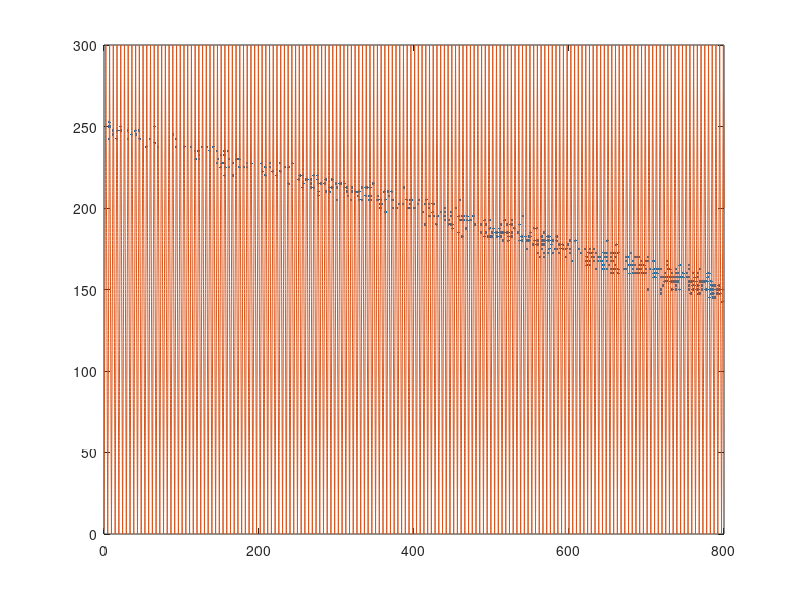
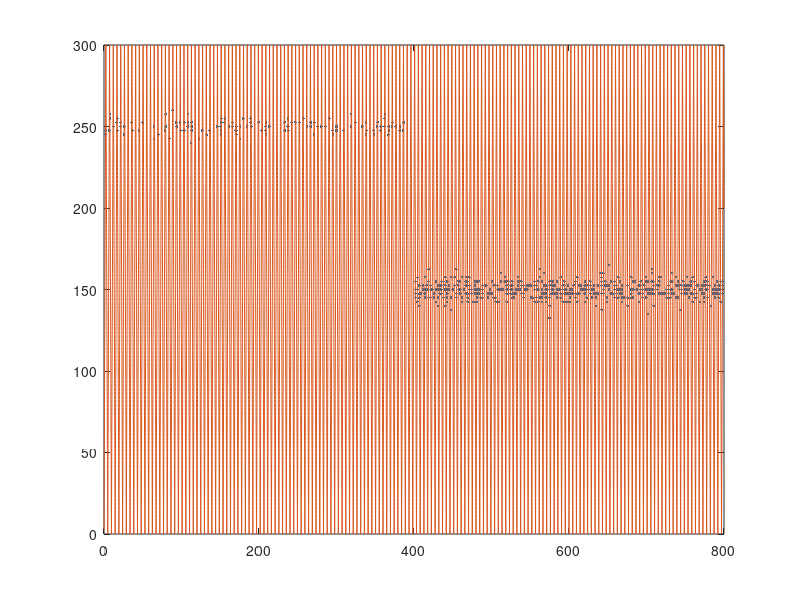

These figures' MATLAB source, in order:
clc;clear;close all;

% init params set
speed = 125; % unit: cm/s
distance = 300; % unit: cm

T = 800; % t in (0, T]. unit: s

alpha_start = log(10);
alpha_final = log(30);
mu_start = 250;
mu_final = 150;
sigma_start = 12^(0.5);
sigma_final = 20^(0.5);

% anonymous function
func_x = @(t) (rem(speed.*t,2*distance)>distance).* ...
                                (2*distance-rem(speed.*t,2*distance)) ...
              + (rem(speed.*t,2*distance)<=distance).* ...
                                (rem(speed.*t,2*distance)) ; 
func_linear = @(t,s,f) s + (f-s).*t/T;
func_alpha_linear = @(t) func_linear(t,alpha_start,alpha_final);
func_mu_linear = @(t) func_linear(t,mu_start,mu_final);
func_sigma_linear = @(t) func_linear(t,sigma_start,sigma_final);

func_jump = @(t,s,f) (t<T/2).*s + (t>=T/2).*f;
func_alpha_jump = @(t) func_jump(t,alpha_start,alpha_final);
func_mu_jump = @(t) func_jump(t,mu_start,mu_final);
func_sigma_jump = @(t) func_jump(t,sigma_start,sigma_final);

func_lambda =  @(x,theta) exp(theta(1) - ((x-theta(2)).^2)./(2.*theta(3).^2));


% spike data generation
J = 40000;
delta_t_simulation = T/J;
t_simulation = delta_t_simulation:delta_t_simulation:T;
% time index: 1, ... , J
x = func_x(t_simulation);

% linear evolve 
alpha_linear = func_alpha_linear(t_simulation);
mu_linear = func_mu_linear(t_simulation);
sigma_linear = func_sigma_linear(t_simulation);
theta_linear = [alpha_linear;mu_linear;sigma_linear];

u_linear = zeros(1,J);
for i = 1:1:J
    lambda = func_lambda( x(i), theta_linear(:,i));
    u_linear(i) = binornd(1, lambda*delta_t_simulation);
end
index_spike_linear = find(u_linear~=0);
t_spike_linear = t_simulation(index_spike_linear);
figure(1);
plot(t_spike_linear, x(index_spike_linear),'.');
hold on;
plot(t_simulation,x,'-');


% jump evolve 
alpha_jump = func_alpha_jump(t_simulation);
mu_jump = func_mu_jump(t_simulation);
sigma_jump = func_sigma_jump(t_simulation);
theta_jump = [alpha_jump;mu_jump;sigma_jump];

u_jump = zeros(1,J);
rec_lambda = zeros(1,J);
for i = 1:1:J
    lambda = func_lambda( x(i), theta_jump(:,i));
    u_jump(i) = binornd(1, lambda*delta_t_simulation);
    rec_lambda(i) = lambda;
end
index_spike_jump = find(u_jump~=0);
t_spike_jump = t_simulation(index_spike_jump);
figure(2);
plot(t_spike_jump, x(index_spike_jump),'.');
hold on;
plot(t_simulation,x,'-');

% % save simulation data
% save('dataSpikeSimulation.mat','speed', ... 
%                                'distance', ...
%                                'T', ...
%                                'func_x', ...
%                                'func_lambda',...
%                                't_spike_linear','t_spike_jump', ...
%                                'J', ...
%                                'u_linear', ...
%                                'u_jump');